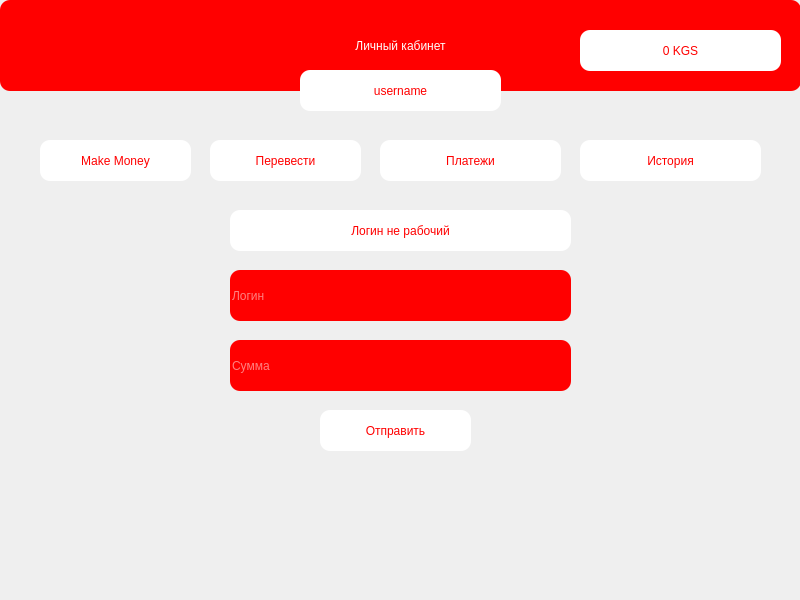
<?xml version="1.0" encoding="UTF-8"?>
<ui version="4.0">
 <class>Form</class>
 <widget class="QWidget" name="Form">
  <property name="geometry">
   <rect>
    <x>0</x>
    <y>0</y>
    <width>800</width>
    <height>600</height>
   </rect>
  </property>
  <property name="windowTitle">
   <string>Main</string>
  </property>
  <widget class="QLabel" name="label">
   <property name="geometry">
    <rect>
     <x>0</x>
     <y>0</y>
     <width>801</width>
     <height>91</height>
    </rect>
   </property>
   <property name="styleSheet">
    <string notr="true">font: 17pt &quot;Yu Gothic UI Semibold&quot;;
color: white;
background-color: red;
border-radius: 10px;</string>
   </property>
   <property name="text">
    <string>Личный кабинет</string>
   </property>
   <property name="alignment">
    <set>Qt::AlignCenter</set>
   </property>
  </widget>
  <widget class="QPushButton" name="make">
   <property name="geometry">
    <rect>
     <x>40</x>
     <y>140</y>
     <width>151</width>
     <height>41</height>
    </rect>
   </property>
   <property name="styleSheet">
    <string notr="true">font: 14pt &quot;Yu Gothic UI Semibold&quot;;
color: red;
background-color: white;
border-radius: 10px;</string>
   </property>
   <property name="text">
    <string>Make Money</string>
   </property>
  </widget>
  <widget class="QPushButton" name="transfer">
   <property name="geometry">
    <rect>
     <x>210</x>
     <y>140</y>
     <width>151</width>
     <height>41</height>
    </rect>
   </property>
   <property name="styleSheet">
    <string notr="true">font: 14pt &quot;Yu Gothic UI Semibold&quot;;
color: red;
background-color: white;
border-radius: 10px;</string>
   </property>
   <property name="text">
    <string>Перевести</string>
   </property>
  </widget>
  <widget class="QPushButton" name="paymand">
   <property name="geometry">
    <rect>
     <x>380</x>
     <y>140</y>
     <width>181</width>
     <height>41</height>
    </rect>
   </property>
   <property name="styleSheet">
    <string notr="true">font: 14pt &quot;Yu Gothic UI Semibold&quot;;
color: red;
background-color: white;
border-radius: 10px;</string>
   </property>
   <property name="text">
    <string>Платежи</string>
   </property>
  </widget>
  <widget class="QPushButton" name="signin_6">
   <property name="geometry">
    <rect>
     <x>580</x>
     <y>140</y>
     <width>181</width>
     <height>41</height>
    </rect>
   </property>
   <property name="styleSheet">
    <string notr="true">font: 14pt &quot;Yu Gothic UI Semibold&quot;;
color: red;
background-color: white;
border-radius: 10px;</string>
   </property>
   <property name="text">
    <string>История</string>
   </property>
  </widget>
  <widget class="QLabel" name="balance">
   <property name="geometry">
    <rect>
     <x>580</x>
     <y>30</y>
     <width>201</width>
     <height>41</height>
    </rect>
   </property>
   <property name="styleSheet">
    <string notr="true">font: 14pt &quot;Yu Gothic UI Semibold&quot;;
color: red;
background-color: white;
border-radius: 10px;</string>
   </property>
   <property name="text">
    <string>0 KGS</string>
   </property>
   <property name="alignment">
    <set>Qt::AlignCenter</set>
   </property>
  </widget>
  <widget class="QLabel" name="username">
   <property name="geometry">
    <rect>
     <x>300</x>
     <y>70</y>
     <width>201</width>
     <height>41</height>
    </rect>
   </property>
   <property name="styleSheet">
    <string notr="true">font: 14pt &quot;Yu Gothic UI Semibold&quot;;
color: red;
background-color: white;
border-radius: 10px;</string>
   </property>
   <property name="text">
    <string>username</string>
   </property>
   <property name="alignment">
    <set>Qt::AlignCenter</set>
   </property>
  </widget>
  <widget class="QLineEdit" name="input_login">
   <property name="geometry">
    <rect>
     <x>230</x>
     <y>270</y>
     <width>341</width>
     <height>51</height>
    </rect>
   </property>
   <property name="styleSheet">
    <string notr="true">font: 17pt &quot;Yu Gothic UI Semibold&quot;;
color: white;
background-color: red;
border-radius: 10px;</string>
   </property>
   <property name="placeholderText">
    <string>Логин</string>
   </property>
  </widget>
  <widget class="QLineEdit" name="amount">
   <property name="geometry">
    <rect>
     <x>230</x>
     <y>340</y>
     <width>341</width>
     <height>51</height>
    </rect>
   </property>
   <property name="styleSheet">
    <string notr="true">font: 17pt &quot;Yu Gothic UI Semibold&quot;;
color: white;
background-color: red;
border-radius: 10px;</string>
   </property>
   <property name="placeholderText">
    <string>Сумма</string>
   </property>
  </widget>
  <widget class="QPushButton" name="send">
   <property name="geometry">
    <rect>
     <x>320</x>
     <y>410</y>
     <width>151</width>
     <height>41</height>
    </rect>
   </property>
   <property name="styleSheet">
    <string notr="true">font: 14pt &quot;Yu Gothic UI Semibold&quot;;
color: red;
background-color: white;
border-radius: 10px;</string>
   </property>
   <property name="text">
    <string>Отправить</string>
   </property>
  </widget>
  <widget class="QLabel" name="result">
   <property name="geometry">
    <rect>
     <x>230</x>
     <y>210</y>
     <width>341</width>
     <height>41</height>
    </rect>
   </property>
   <property name="styleSheet">
    <string notr="true">font: 14pt &quot;Yu Gothic UI Semibold&quot;;
color: red;
background-color: white;
border-radius: 10px;</string>
   </property>
   <property name="text">
    <string>Логин не рабочий</string>
   </property>
   <property name="alignment">
    <set>Qt::AlignCenter</set>
   </property>
  </widget>
 </widget>
 <resources/>
 <connections/>
</ui>
